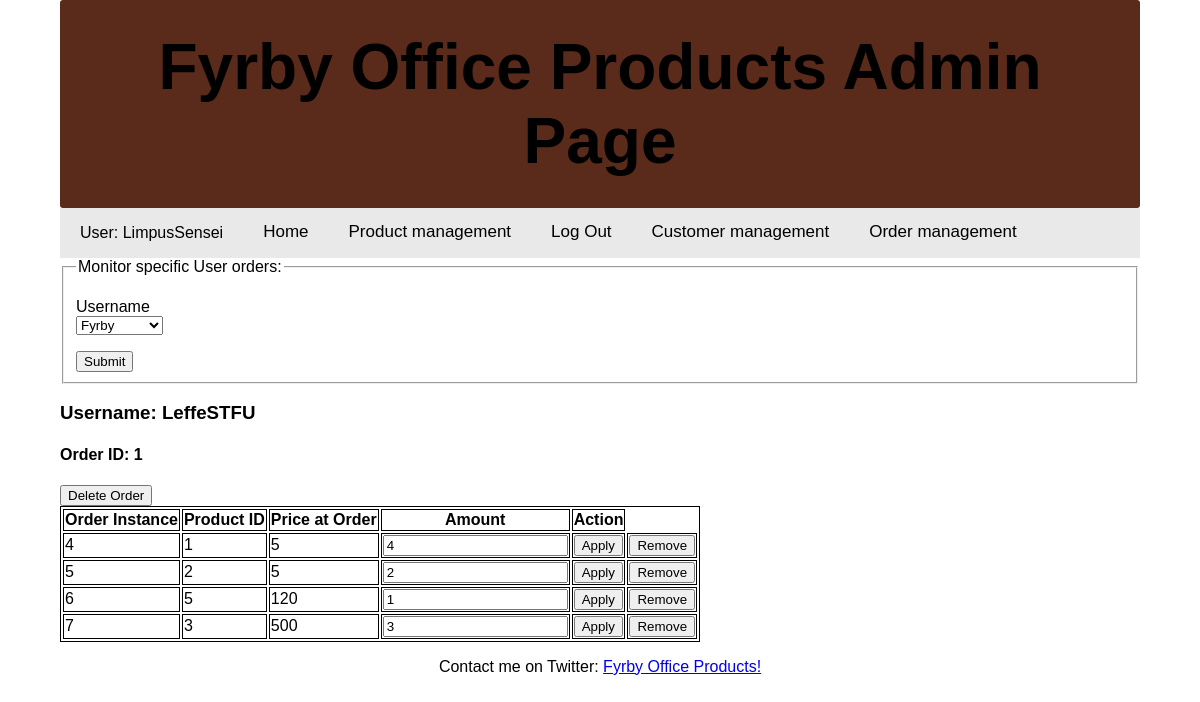
/www/FyrbyOfficeProducts/admin/action_user_orders.php?username=LeffeSTFU (signed in), run on an earlier commit of the app's database.
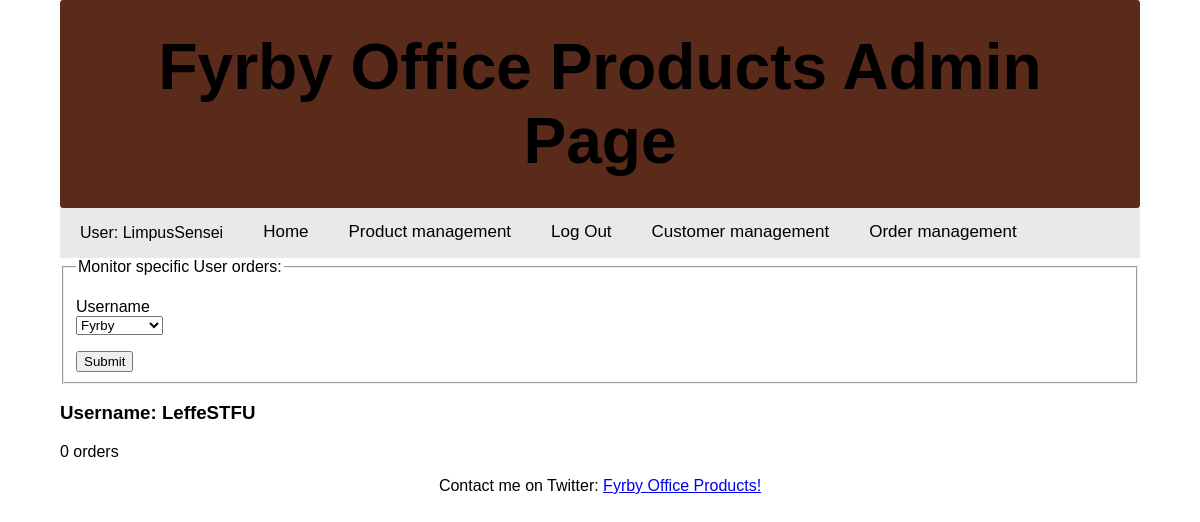
And on a later commit of the database.
### tables this page shows
CREATE TABLE `Orders` (
  `orderID` int NOT NULL,
  `customerID` int NOT NULL,
  `productID` int DEFAULT NULL,
  `PriceAtOrder` double DEFAULT NULL,
  `orderAmount` int DEFAULT NULL,
  `orderInstance` int NOT NULL
);

### www/FyrbyOfficeProducts/admin/action_user_orders.php (the view, shortened to what this page needs)
<?php
if($_SESSION['user_type']=='admin'){
    $servername = "localhost";
    $username = "root";
    $password = "Fyrby23";
    $dbname = "testschema1";
    $conn = new mysqli($servername, $username, $password, $dbname);
    $select = "SELECT * FROM `Customers` WHERE `accountType` != 'admin';";
    $rs = $conn->query($select); ?>
    <fieldset>
        <legend>Monitor specific User orders:</legend>
        <form name="reviewform" method="get" action="action_user_orders.php">
            <P>
            <label for="Username">Username</label><br>
            <select name="username" id="username">
                <?php foreach( $rs as $row ){
                    echo "<option>" . $row['customerUsername'] . "</option>";
                   }
                 ?>
            </select>
            </P>
            <input type="submit" name="Submit" id="Submit" value="Submit">
        </form>
    </fieldset>
    <H3>Username:   <?php echo $_GET['username']; ?></H3>
    <?php
    $currnetCustomerID = "SELECT `customerID` FROM `Customers` WHERE `customerUsername` =  '$_GET[username]';";
    $customerResult = $conn->query($currnetCustomerID);
    $customerid = mysqli_fetch_assoc($customerResult);
    $orders = "SELECT * FROM `Orders` WHERE `Orders`.`customerID` = '$customerid[customerID]';";
    $orders_result = $conn->query($orders);
    if ($orders_result->num_rows > 0){
        $oldOrderID = null; ?>
    <h4>Order ID: 1</h4>
    <form method="post">
        <button name="delete_Order" value="<?php echo "1_".$customerid['customerID']; ?>"$>Delete Order</button>
    </form>
    <table>
        <tr>
            <th>Order Instance</th><th>Product ID</th><th>Price at Order</th><th>Amount</th><th>Action</th>
        </tr>
        <?php while($row = mysqli_fetch_assoc($orders_result)){
            $newOrderID = $row['orderID'];
            if ($oldOrderID == null || $newOrderID == $oldOrderID){ ?>
                <tr>
                    <form method="post">
                        <td><?php echo $row['orderInstance']; ?></td>
                        <td><?php echo $row['productID']; ?></td><td><?php echo $row['PriceAtOrder']; ?></td>
                        <td>
                            <input type="text" required pattern=".*\S+.*" name="amount" value="<?php echo $row['orderAmount']; ?>">
                        </td>
                        <td>
                            <button type="submit" name="apply" value="<?php echo $newOrderID."_".$customerid['customerID']."_".$row['productID']."_".$row['orderAmount']; ?>">Apply</button>
                        </td>
                    </form>
                    <td>
                        <form method="post">
                            <button type="submit" name="remove" value="<?php echo $newOrderID."_".$customerid['customerID']."_".$row['productID']."_".$row['orderAmount']; ?>">Remove</button>
                        </form>
                    </td>
                </tr>
        <?php
                $oldOrderID = $newOrderID;
            }
        } ?>
    </table>
    <?php
    }else{
        echo "0 orders";
    }
    echo file_get_contents("../Home/footer.html");}
else{
    echo ('you are not authorized to visit this page, try with another account');
};
?>

What changed in the data, as far as the page shows it:
removed orders: orderInstance "4", productID "1", PriceAtOrder "5", amount "4"
removed orders: orderInstance "5", productID "2", PriceAtOrder "5", amount "2"
removed orders: orderInstance "6", productID "5", PriceAtOrder "120", amount "1"
removed orders: orderInstance "7", productID "3", PriceAtOrder "500", amount "3"
Also different on the page:
text no longer shown: "Order ID: 1 Delete Order Order Instance Product ID Price at Order Amount Action"
text now shown: "0 orders"
